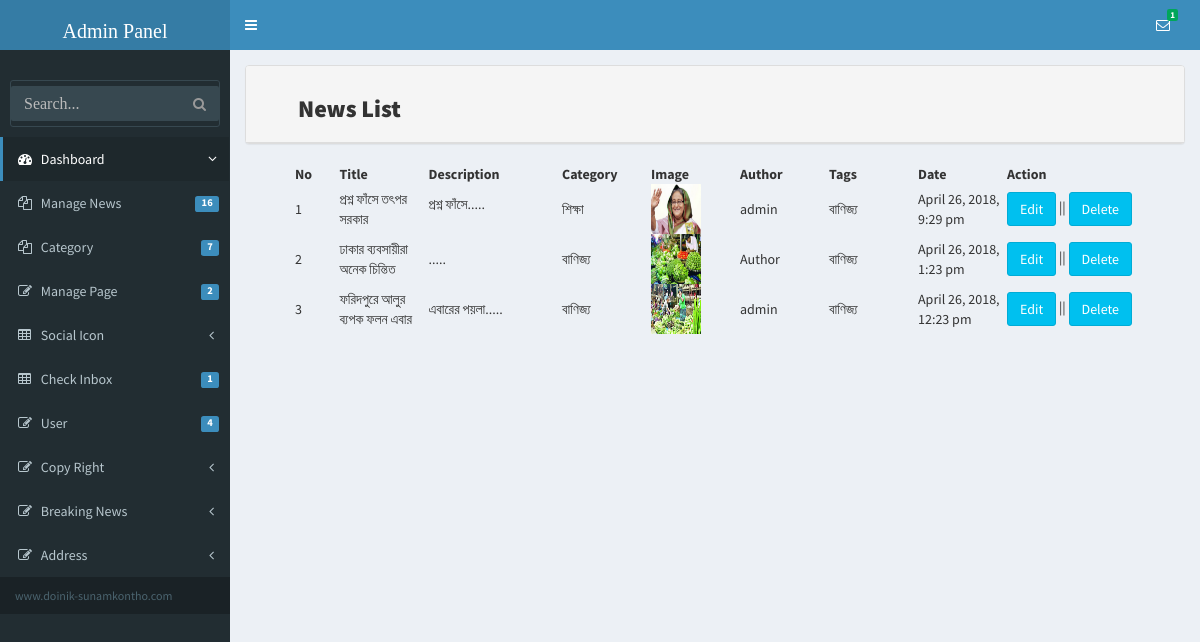
The app's page /admin/page_post_list.php (signed in) with its own data.
### tables this page shows
CREATE TABLE `page_post` (
  `id` int(11) NOT NULL,
  `category_id` int(11) NOT NULL,
  `title` varchar(255) NOT NULL,
  `body` text NOT NULL,
  `image` varchar(255) NOT NULL,
  `author` varchar(55) NOT NULL,
  `tags` varchar(55) NOT NULL,
  `date` timestamp NOT NULL DEFAULT CURRENT_TIMESTAMP,
  `userId` int(11) NOT NULL,
  `chobi` varchar(255) NOT NULL
);

CREATE TABLE `tbl_page` (
  `id` int(11) NOT NULL,
  `name` varchar(11) NOT NULL,
  `category_id` int(11) NOT NULL,
  `date` timestamp NOT NULL DEFAULT CURRENT_TIMESTAMP
);

### library/Database.php (called while the page is built, shortened)
<?php
Class Database{
	public $host   = DB_HOST;
	public $user   = DB_USER;
	public $pass   = DB_PASS;
	public $dbname = DB_NAME;
	public $link;
	private function connectDB(){
	$this->link = new mysqli($this->host, $this->user, $this->pass, $this->dbname);
     $this->link->query("set_character_setresults='utf8'");
     $this->link->set_charset("utf8");
   }
	public function select($query){
		$result = $this->link->query($query) or die($this->link->error.__LINE__);
		if($result->num_rows > 0){
			return $result;
		} else {
			return false;
		}
	}
}

### library/Helper.php (called while the page is built, shortened)
<?php
class helper{
	public function formatDate($date){
		return date('F j, Y, g:i a', strtotime($date));
	}
	public function textShorten($text, $limit = 500){
        $text = $text." ";
        $text = substr($text, 0, $limit);
        $text = substr($text, 0, strrpos($text, ' '));
        $text = $text.".....";
        return $text;
	}
}
?>

### library/Session.php (called while the page is built, shortened)
<?php
class Session
{
	public static function get($key){
		if (isset($_SESSION[$key])){
			$result = $_SESSION[$key];
		}
		if (isset($result)) {
			return $result;
		}else{
			return false;
		}
	}
}
?>

### admin/page_post_list.php (the view, shortened to what this page needs)
<?php include('include/header.php'); ?>
   <?php include('include/sidebar.php'); ?>
      <div class="content-wrapper">
        <section class="content">
          <div class="row">
         <div class="col-md-12">
            <div class="panel panel-default">
              <div class="panel-heading">
                <h3>News List</h3>
              </div>
           </div>
                <form>
                    <table style="margin-left: 50px;">
                      <thead>
            <tr>
              <th width="5%">No</th>
              <th width="10%">Title</th>
              <th width="15%">Description</th>
              <th width="10%">Category</th>
              <th width="10%">Image</th>
              <th width="10%">Author</th>
              <th width="10%">Tags</th>
              <th width="10%">Date</th>
              <th width="20%">Action</th>
            </tr>
          </thead>
     <?php
     $query = "select page_post.*,tbl_page.name
               from page_post
               inner join tbl_page
               on page_post.category_id = tbl_page.category_id
               order by page_post.id desc limit 10";
     $result = $db->select($query);
     if($result){
      $i = 0;
      while ($data = $result->fetch_assoc()) {
         $i++;
     ?>
      <tbody>
        <tr>
          <td><?php echo $i; ?></td>
          <td><?php echo $data['title']; ?></td>
          <td><?php echo $sql_injection->textShorten($data['body'],50); ?></td>
          <td><?php echo $data['name']; ?></td>
          <td> <img src="<?php echo $data['image']; ?>" height="50px"; width="50px"> </td>
          <td><?php echo $data['author']; ?></td>
          <td><?php echo $data['tags']; ?></td>
          <td><?php echo $sql_injection->formatDate($data['date']); ?></td>
          <td><a href="editpage_news.php?page_news_id=<?php echo $data['id'];?>" class="btn btn-info">Edit</a>
    <?php
      if(Session::get('userRole') == '0') {?>
                || <a onclick="return confirm('Do you want to delete this post? if you click the ok button then your post will permanently delete');" href="?delnews_id=<?php echo $data['id'];?>" class="btn btn-info">Delete</a>
    <?php  } ?>
              </td>
            </tr>
            <?php } } ?>
          </tbody>
                    </table>
                  </form>
            </div>
          </div>
        </section>
      </div>
    </div>
  <?php include('include/footer.php'); ?>

### records on screen
page_post: title "প্রশ্ন ফাঁসে তৎপর সরকার", body "প্রশ্ন ফাঁসে.....", tbl_page.name "শিক্ষা", image (picture), author "admin", tags "বাণিজ্য", date "April 26, 2018, 9:29 pm"
page_post: title "ঢাকার ব্যবসায়ীরা অনেক চিন্তিত", body ".....", tbl_page.name "বাণিজ্য", image (picture), author "Author", tags "বাণিজ্য", date "April 26, 2018, 1:23 pm"
page_post: title "ফরিদপুরে আলুর ব্যপক ফলন এবার", body "এবারের পয়লা.....", tbl_page.name "বাণিজ্য", image (picture), author "admin", tags "বাণিজ্য", date "April 26, 2018, 12:23 pm"

### other values on screen
$i "1"
$i "16"
$i "7"
$i "2"
$i "4"
